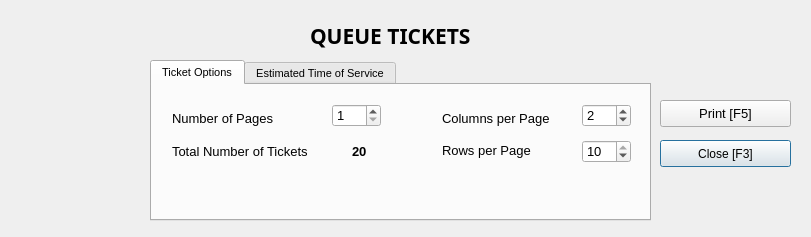
<?xml version="1.0" encoding="UTF-8"?>
<ui version="4.0">
 <class>QueueTickets</class>
 <widget class="QDialog" name="QueueTickets">
  <property name="geometry">
   <rect>
    <x>0</x>
    <y>0</y>
    <width>811</width>
    <height>237</height>
   </rect>
  </property>
  <property name="windowTitle">
   <string>OpenVR .:. Queue Tickets Printer</string>
  </property>
  <widget class="QLabel" name="label_19">
   <property name="geometry">
    <rect>
     <x>310</x>
     <y>10</y>
     <width>201</width>
     <height>51</height>
    </rect>
   </property>
   <property name="font">
    <font>
     <family>Lucida Sans</family>
     <pointsize>16</pointsize>
     <weight>75</weight>
     <bold>true</bold>
    </font>
   </property>
   <property name="text">
    <string>QUEUE TICKETS</string>
   </property>
  </widget>
  <widget class="QLabel" name="lblLogo">
   <property name="geometry">
    <rect>
     <x>20</x>
     <y>0</y>
     <width>121</width>
     <height>221</height>
    </rect>
   </property>
   <property name="text">
    <string/>
   </property>
   <property name="pixmap">
    <pixmap>resources/logo.png</pixmap>
   </property>
  </widget>
  <widget class="QTabWidget" name="tabWidget">
   <property name="geometry">
    <rect>
     <x>150</x>
     <y>60</y>
     <width>501</width>
     <height>161</height>
    </rect>
   </property>
   <property name="font">
    <font>
     <pointsize>8</pointsize>
    </font>
   </property>
   <property name="currentIndex">
    <number>0</number>
   </property>
   <widget class="QWidget" name="tab">
    <attribute name="title">
     <string>Ticket Options</string>
    </attribute>
    <widget class="QLabel" name="label_4">
     <property name="geometry">
      <rect>
       <x>20</x>
       <y>25</y>
       <width>131</width>
       <height>16</height>
      </rect>
     </property>
     <property name="font">
      <font>
       <pointsize>10</pointsize>
      </font>
     </property>
     <property name="text">
      <string>Number of Pages</string>
     </property>
    </widget>
    <widget class="QSpinBox" name="spinNumPages">
     <property name="geometry">
      <rect>
       <x>180</x>
       <y>19</y>
       <width>49</width>
       <height>23</height>
      </rect>
     </property>
     <property name="font">
      <font>
       <pointsize>10</pointsize>
      </font>
     </property>
     <property name="minimum">
      <number>1</number>
     </property>
     <property name="value">
      <number>1</number>
     </property>
    </widget>
    <widget class="QLabel" name="label_8">
     <property name="geometry">
      <rect>
       <x>20</x>
       <y>58</y>
       <width>161</width>
       <height>16</height>
      </rect>
     </property>
     <property name="font">
      <font>
       <pointsize>10</pointsize>
      </font>
     </property>
     <property name="text">
      <string>Total Number of Tickets</string>
     </property>
    </widget>
    <widget class="QLabel" name="lblTotalTickets">
     <property name="geometry">
      <rect>
       <x>200</x>
       <y>58</y>
       <width>131</width>
       <height>16</height>
      </rect>
     </property>
     <property name="font">
      <font>
       <pointsize>10</pointsize>
       <weight>75</weight>
       <bold>true</bold>
      </font>
     </property>
     <property name="text">
      <string>20</string>
     </property>
    </widget>
    <widget class="QLabel" name="label_2">
     <property name="geometry">
      <rect>
       <x>290</x>
       <y>25</y>
       <width>121</width>
       <height>16</height>
      </rect>
     </property>
     <property name="font">
      <font>
       <pointsize>10</pointsize>
      </font>
     </property>
     <property name="text">
      <string>Columns per Page</string>
     </property>
    </widget>
    <widget class="QSpinBox" name="spinRows">
     <property name="geometry">
      <rect>
       <x>430</x>
       <y>55</y>
       <width>49</width>
       <height>23</height>
      </rect>
     </property>
     <property name="font">
      <font>
       <pointsize>10</pointsize>
      </font>
     </property>
     <property name="minimum">
      <number>5</number>
     </property>
     <property name="maximum">
      <number>10</number>
     </property>
     <property name="value">
      <number>10</number>
     </property>
    </widget>
    <widget class="QLabel" name="label_3">
     <property name="geometry">
      <rect>
       <x>290</x>
       <y>55</y>
       <width>101</width>
       <height>21</height>
      </rect>
     </property>
     <property name="font">
      <font>
       <pointsize>10</pointsize>
      </font>
     </property>
     <property name="text">
      <string>Rows per Page</string>
     </property>
    </widget>
    <widget class="QSpinBox" name="spinColumns">
     <property name="geometry">
      <rect>
       <x>430</x>
       <y>19</y>
       <width>49</width>
       <height>23</height>
      </rect>
     </property>
     <property name="font">
      <font>
       <pointsize>10</pointsize>
      </font>
     </property>
     <property name="minimum">
      <number>1</number>
     </property>
     <property name="maximum">
      <number>4</number>
     </property>
     <property name="value">
      <number>2</number>
     </property>
    </widget>
   </widget>
   <widget class="QWidget" name="tab_3">
    <attribute name="title">
     <string>Estimated Time of Service</string>
    </attribute>
    <widget class="QLabel" name="label_5">
     <property name="geometry">
      <rect>
       <x>30</x>
       <y>100</y>
       <width>111</width>
       <height>16</height>
      </rect>
     </property>
     <property name="font">
      <font>
       <pointsize>10</pointsize>
      </font>
     </property>
     <property name="text">
      <string>Time Interval </string>
     </property>
    </widget>
    <widget class="QSpinBox" name="spinTimeInterval">
     <property name="geometry">
      <rect>
       <x>142</x>
       <y>96</y>
       <width>49</width>
       <height>23</height>
      </rect>
     </property>
     <property name="font">
      <font>
       <pointsize>10</pointsize>
      </font>
     </property>
     <property name="maximum">
      <number>59</number>
     </property>
     <property name="value">
      <number>15</number>
     </property>
    </widget>
    <widget class="QLabel" name="label_7">
     <property name="geometry">
      <rect>
       <x>30</x>
       <y>60</y>
       <width>111</width>
       <height>16</height>
      </rect>
     </property>
     <property name="font">
      <font>
       <pointsize>10</pointsize>
      </font>
     </property>
     <property name="text">
      <string>Starting From</string>
     </property>
    </widget>
    <widget class="QTimeEdit" name="startTime">
     <property name="geometry">
      <rect>
       <x>140</x>
       <y>55</y>
       <width>91</width>
       <height>23</height>
      </rect>
     </property>
     <property name="font">
      <font>
       <pointsize>10</pointsize>
      </font>
     </property>
    </widget>
    <widget class="QCheckBox" name="cbEstTime">
     <property name="geometry">
      <rect>
       <x>17</x>
       <y>20</y>
       <width>281</width>
       <height>19</height>
      </rect>
     </property>
     <property name="font">
      <font>
       <pointsize>10</pointsize>
      </font>
     </property>
     <property name="text">
      <string>Display Estimated Time of Service</string>
     </property>
     <property name="checked">
      <bool>true</bool>
     </property>
    </widget>
    <widget class="QLabel" name="label_6">
     <property name="geometry">
      <rect>
       <x>208</x>
       <y>100</y>
       <width>52</width>
       <height>13</height>
      </rect>
     </property>
     <property name="font">
      <font>
       <pointsize>9</pointsize>
      </font>
     </property>
     <property name="text">
      <string>min</string>
     </property>
    </widget>
    <widget class="QLabel" name="label_9">
     <property name="geometry">
      <rect>
       <x>260</x>
       <y>60</y>
       <width>141</width>
       <height>16</height>
      </rect>
     </property>
     <property name="font">
      <font>
       <pointsize>10</pointsize>
      </font>
     </property>
     <property name="text">
      <string>Last Ticket Est. Time:</string>
     </property>
    </widget>
    <widget class="QLabel" name="lblLastEstTime">
     <property name="geometry">
      <rect>
       <x>420</x>
       <y>60</y>
       <width>71</width>
       <height>16</height>
      </rect>
     </property>
     <property name="font">
      <font>
       <pointsize>10</pointsize>
      </font>
     </property>
     <property name="text">
      <string>-- -- --</string>
     </property>
    </widget>
   </widget>
  </widget>
  <widget class="QPushButton" name="btnClose">
   <property name="geometry">
    <rect>
     <x>660</x>
     <y>140</y>
     <width>131</width>
     <height>27</height>
    </rect>
   </property>
   <property name="font">
    <font>
     <pointsize>9</pointsize>
    </font>
   </property>
   <property name="text">
    <string>Close [F3]</string>
   </property>
  </widget>
  <widget class="QPushButton" name="btnPrint">
   <property name="geometry">
    <rect>
     <x>660</x>
     <y>100</y>
     <width>131</width>
     <height>27</height>
    </rect>
   </property>
   <property name="font">
    <font>
     <pointsize>10</pointsize>
    </font>
   </property>
   <property name="text">
    <string>Print [F5]</string>
   </property>
  </widget>
 </widget>
 <resources/>
 <connections/>
</ui>
